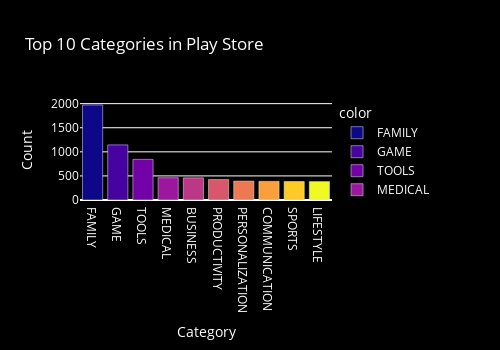

Notebook code cell kept with this figure:
### Code cell
fig5 = px.bar(
    x=category_counts.index,
    y=category_counts.values,
    labels={"x": "Category", "y": "Count"},
    title="Top 10 Categories in Play Store",
    color=category_counts.index,
    color_discrete_sequence=px.colors.sequential.Plasma,
    width=500,
    height=350
)

fig5.update_layout(
    plot_bgcolor="black",
    paper_bgcolor="black",
    font_color="white"
)

fig5.show()



# Correct marker line syntax for bars
fig5.update_traces(marker_line=dict(color="white", width=1))
# A global container string to hold all plots' HTML
plot_containers = ""
# Corrected function name + filename + closed string
save_plot_as_html(
    fig5,
    "Installs_graph5.html",
    "The categories with the most instALA "
)

### Figure 1 — Plotly figure (JSON) as saved in the notebook; plotly's stock layout.template omitted (floating-point values rounded to 4 significant figures)
{"data": [{"hovertemplate": "color=FAMILY<br>Category=%{x}<br>Count=%{y}<extra></extra>", "legendgroup": "FAMILY", "marker": {"color": "#0d0887", "pattern": {"shape": ""}}, "name": "FAMILY", "orientation": "v", "showlegend": true, "textposition": "auto", "type": "bar", "x": ["FAMILY"], "xaxis": "x", "y": [1972], "yaxis": "y"}, {"hovertemplate": "color=GAME<br>Category=%{x}<br>Count=%{y}<extra></extra>", "legendgroup": "GAME", "marker": {"color": "#46039f", "pattern": {"shape": ""}}, "name": "GAME", "orientation": "v", "showlegend": true, "textposition": "auto", "type": "bar", "x": ["GAME"], "xaxis": "x", "y": [1144], "yaxis": "y"}, {"hovertemplate": "color=TOOLS<br>Category=%{x}<br>Count=%{y}<extra></extra>", "legendgroup": "TOOLS", "marker": {"color": "#7201a8", "pattern": {"shape": ""}}, "name": "TOOLS", "orientation": "v", "showlegend": true, "textposition": "auto", "type": "bar", "x": ["TOOLS"], "xaxis": "x", "y": [843], "yaxis": "y"}, {"hovertemplate": "color=MEDICAL<br>Category=%{x}<br>Count=%{y}<extra></extra>", "legendgroup": "MEDICAL", "marker": {"color": "#9c179e", "pattern": {"shape": ""}}, "name": "MEDICAL", "orientation": "v", "showlegend": true, "textposition": "auto", "type": "bar", "x": ["MEDICAL"], "xaxis": "x", "y": [463], "yaxis": "y"}, {"hovertemplate": "color=BUSINESS<br>Category=%{x}<br>Count=%{y}<extra></extra>", "legendgroup": "BUSINESS", "marker": {"color": "#bd3786", "pattern": {"shape": ""}}, "name": "BUSINESS", "orientation": "v", "showlegend": true, "textposition": "auto", "type": "bar", "x": ["BUSINESS"], "xaxis": "x", "y": [460], "yaxis": "y"}, {"hovertemplate": "color=PRODUCTIVITY<br>Category=%{x}<br>Count=%{y}<extra></extra>", "legendgroup": "PRODUCTIVITY", "marker": {"color": "#d8576b", "pattern": {"shape": ""}}, "name": "PRODUCTIVITY", "orientation": "v", "showlegend": true, "textposition": "auto", "type": "bar", "x": ["PRODUCTIVITY"], "xaxis": "x", "y": [424], "yaxis": "y"}, {"hovertemplate": "color=PERSONALIZATION<br>Category=%{x}<br>Count=%{y}<extra></extra>", "legendgroup": "PERSONALIZATION", "marker": {"color": "#ed7953", "pattern": {"shape": ""}}, "name": "PERSONALIZATION", "orientation": "v", "showlegend": true, "textposition": "auto", "type": "bar", "x": ["PERSONALIZATION"], "xaxis": "x", "y": [392], "yaxis": "y"}, {"hovertemplate": "color=COMMUNICATION<br>Category=%{x}<br>Count=%{y}<extra></extra>", "legendgroup": "COMMUNICATION", "marker": {"color": "#fb9f3a", "pattern": {"shape": ""}}, "name": "COMMUNICATION", "orientation": "v", "showlegend": true, "textposition": "auto", "type": "bar", "x": ["COMMUNICATION"], "xaxis": "x", "y": [387], "yaxis": "y"}, {"hovertemplate": "color=SPORTS<br>Category=%{x}<br>Count=%{y}<extra></extra>", "legendgroup": "SPORTS", "marker": {"color": "#fdca26", "pattern": {"shape": ""}}, "name": "SPORTS", "orientation": "v", "showlegend": true, "textposition": "auto", "type": "bar", "x": ["SPORTS"], "xaxis": "x", "y": [384], "yaxis": "y"}, {"hovertemplate": "color=LIFESTYLE<br>Category=%{x}<br>Count=%{y}<extra></extra>", "legendgroup": "LIFESTYLE", "marker": {"color": "#f0f921", "pattern": {"shape": ""}}, "name": "LIFESTYLE", "orientation": "v", "showlegend": true, "textposition": "auto", "type": "bar", "x": ["LIFESTYLE"], "xaxis": "x", "y": [382], "yaxis": "y"}], "layout": {"barmode": "relative", "font": {"color": "white"}, "height": 350, "legend": {"title": {"text": "color"}, "tracegroupgap": 0}, "paper_bgcolor": "black", "plot_bgcolor": "black", "title": {"text": "Top 10 Categories in Play Store"}, "width": 500, "xaxis": {"anchor": "y", "autorange": true, "domain": [0, 1], "range": [-0.5, 9.5], "title": {"text": "Category"}, "type": "category"}, "yaxis": {"anchor": "x", "autorange": true, "domain": [0, 1], "range": [0, 2076.0], "title": {"text": "Count"}, "type": "linear"}}}
